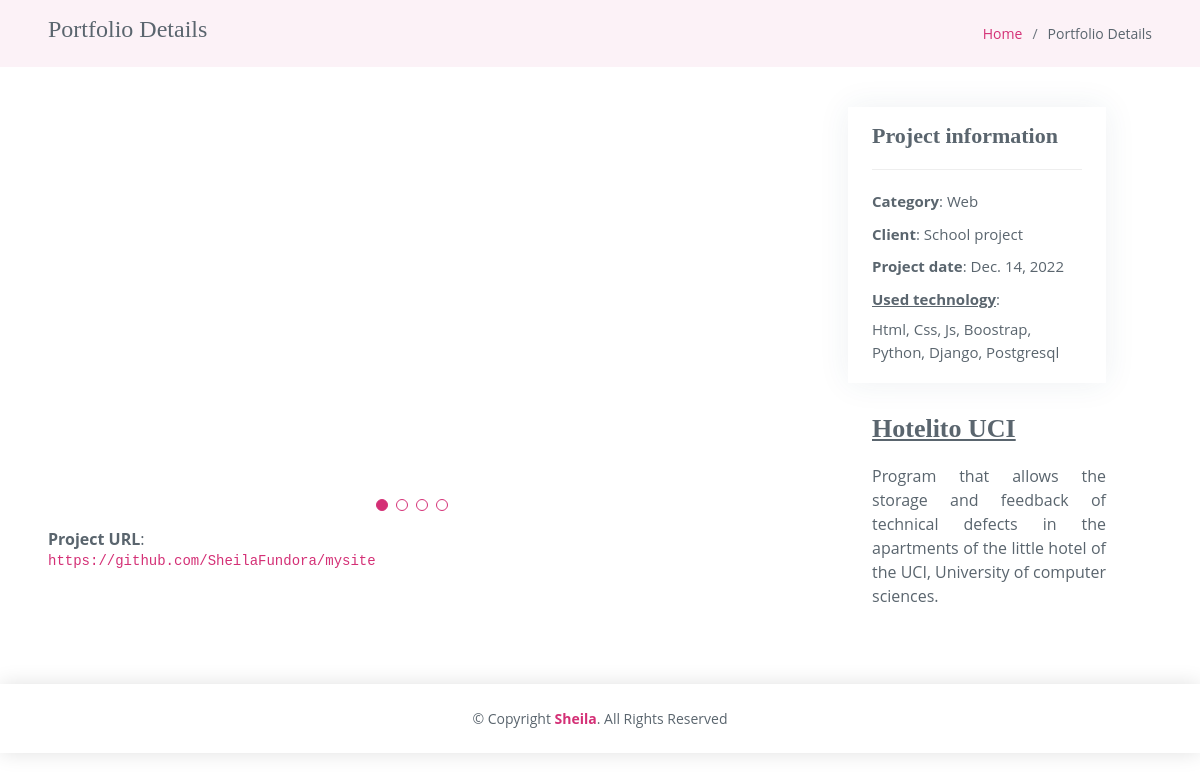
Page /portfolio_detail/1 on the earlier database version.
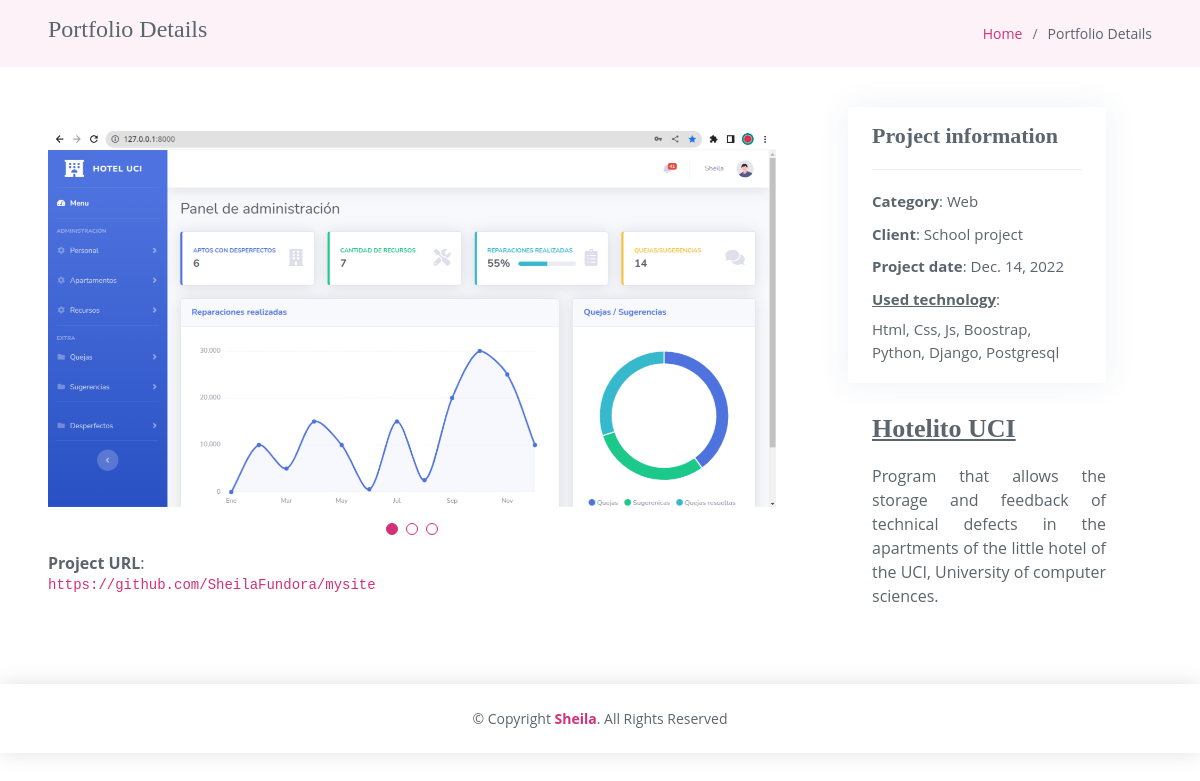
Same page on the later database version.
### app/models.py (models this page shows)
class Portafolio(models.Model):
    name = models.CharField(max_length=255)
    client = models.CharField(max_length=255)
    tech = models.CharField(max_length=255)
    category = models.CharField(max_length=255)
    link = models.TextField()
    description = models.TextField()
    date = models.DateField()
    img = models.ImageField(upload_to='project')

### app/views.py (the view)
# urls.py: path('portfolio_detail/<int:id>', views.detailPortfolio, name='detailPortfolio'),
def detailPortfolio(request, id):
    portafolio = Portafolio.objects.all().filter(id=id)
    img = PortafolioIMG.objects.all().filter(portafolio_id=id)
    context = {
        'portafolio': portafolio[0],
        'img': img,
    }
    return render(request, 'portfolio-details.html', context)

### app/templates/portfolio-details.html (shortened to what this page needs)
{% extends 'base.html' %}
{% block content %}
  <main id="main">
    <section class="breadcrumbs">
      <div class="container-fluid px-5">
        <div class="d-flex justify-content-between align-items-center">
          <h2>Portfolio Details</h2>
          <ol>
            <li><a href={% url 'index' %}>Home</a></li>
            <li>Portfolio Details</li>
          </ol>
        </div>
      </div>
    </section>
    <section id="portfolio-details" class="portfolio-details">
      <div class="container-fluid px-5">
        <div class="row gy-4">
          <div class="col-lg-8">
            <div class="portfolio-details-slider swiper">
              <div class="swiper-wrapper align-items-center mt-4">
                <div class="swiper-slide">
                    <img src="{{ portafolio.img.url}}" alt="" >
                </div>
              </div>
              <div class="swiper-pagination"></div>
             {% if portafolio.link != '' %}
                    <li><strong>Project URL</strong>: <br>
                        <pre><a href="https://{{ portafolio.link }}" class="text-break">{{ portafolio.link }}</a></pre>
                    </li>
                {% endif %}
            </div>
          </div>
          <div class="col-lg-3 ms-0 ms-md-5">
            <div class="portfolio-info px-4 pt-3 pb-1">
              <h3>Project information</h3>
              <ul>
                <li><strong>Category</strong>: {{ portafolio.category}} </li>
                <li><strong>Client</strong>: {{ portafolio.client}}</li>
                <li><strong>Project date</strong>: {{ portafolio.date}}</li>
                <li>
                    <strong style="text-decoration: underline">Used technology</strong>:
                    <div class="mt-2 ">{{ portafolio.tech }}</div>
                </li>
              </ul>
            </div>
            <div class="portfolio-description ms-4">
              <h2 style="text-decoration: underline">{{ portafolio.name}}</h2>
              {% if portafolio.description != 'null' %}
                <p style="text-align: justify"> {{ portafolio.description }}</p>
              {% endif %}
            </div>
          </div>
        </div>
      </div>
    </section>
  </main>
{% endblock %}

### app/templates/base.html (shortened to what this page needs)
<!DOCTYPE html>
{% load static %}
<html lang="en">
<head>
  <link href="{% static 'assets/vendor/bootstrap/css/bootstrap.min.css'%}" rel="stylesheet">
  <link href="{% static 'assets/vendor/bootstrap-icons/bootstrap-icons.css' %}" rel="stylesheet">
  <link href="{% static 'assets/vendor/boxicons/css/boxicons.min.css' %}" rel="stylesheet">
  <link href="{% static 'assets/vendor/glightbox/css/glightbox.min.css' %}" rel="stylesheet">
  <link href="{% static 'assets/vendor/swiper/swiper-bundle.min.css' %}" rel="stylesheet">
  <link href="{% static 'assets/css/style.css' %}" rel="stylesheet">
  <link href="{% static 'assets/css/mycss.css' %}" rel="stylesheet">
</head>
    <body>
        {% block content %}
        {% endblock %}
        <footer id="footer">
            <div class="container">
              <div class="copyright">
                &copy; Copyright <strong><span style="color: #d43076">Sheila</span></strong>. All Rights Reserved
              </div>
            </div>
      </footer>
    </body>
</html>

### app/static/assets/css/style.css (style rules this page uses)
body { font-family: "Open Sans", sans-serif; color: #5a656e; }
a { color: #d43076; text-decoration: none; }
h1, h2, h3, h4, h5, h6 { font-family: "Playfair Display", serif; }
section { padding: 60px 0; }
.breadcrumbs { padding: 15px 0; background-color: #fcf2f7; min-height: 40px; }
.breadcrumbs h2 { font-size: 24px; font-weight: 300; }
.breadcrumbs ol { display: flex; flex-wrap: wrap; list-style: none; padding: 0; margin: 0; font-size: 14px; }
.breadcrumbs ol li+li { padding-left: 10px; }
.breadcrumbs ol li+li::before { display: inline-block; padding-right: 10px; color: #6c757d; content: "/"; }
.portfolio-details { padding-top: 40px; }
.portfolio-details .portfolio-details-slider img { width: 100%; }
.portfolio-details .portfolio-details-slider .swiper-pagination { margin-top: 20px; position: relative; }
.portfolio-details .portfolio-info { padding: 30px; box-shadow: 0px 0 30px rgba(44, 73, 100, 0.08); }
.portfolio-details .portfolio-info h3 { font-size: 22px; font-weight: 700; margin-bottom: 20px; padding-bottom: 20px; border-bottom: 1px solid #eee; }
.portfolio-details .portfolio-info ul { list-style: none; padding: 0; font-size: 15px; }
.portfolio-details .portfolio-info ul li+li { margin-top: 10px; }
.portfolio-details .portfolio-description { padding-top: 30px; }
.portfolio-details .portfolio-description h2 { font-size: 26px; font-weight: 700; margin-bottom: 20px; }
.portfolio-details .portfolio-description p { padding: 0; }
#footer { background: #fff; padding: 24px 0; font-size: 14px; box-shadow: 0px 0 20px 0 rgba(0, 0, 0, 0.12); }
#footer .copyright { text-align: center; }

Differences in the rows shown:
changed Portafolio "Hotelito UCI": img: picture added
